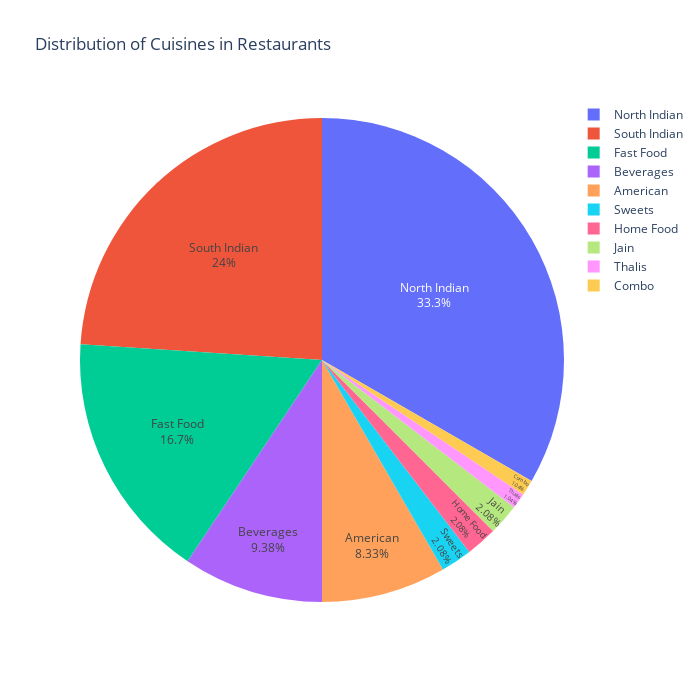

Here is the notebook cell this chart was saved with:
### Code cell
#Pie chart for top 10 Cuisines
fig=px.pie(data_frame=df_Cuisine_analysis,names=df_Cuisine_analysis['Cuisine'][:10],values=df_Cuisine_analysis['Count'][:10],
           title='Distribution of Cuisines in Restaurants',width=700,height=700)
fig.update_traces(textposition='inside',textinfo='percent+label')
fig.show()

### Figure 1 — Plotly figure (JSON) as saved in the notebook; plotly's stock layout.template omitted (floating-point values rounded to 4 significant figures)
{"data": [{"domain": {"x": [0, 1], "y": [0, 1]}, "hovertemplate": "label=%{label}<br>value=%{value}<extra></extra>", "labels": ["Sweets", "North Indian", "Home Food", "Thalis", "Combo", "South Indian", "Fast Food", "Beverages", "Jain", "American"], "legendgroup": "", "name": "", "showlegend": true, "textinfo": "percent+label", "textposition": "inside", "type": "pie", "values": [2, 32, 2, 1, 1, 23, 16, 9, 2, 8]}], "layout": {"height": 700, "legend": {"tracegroupgap": 0}, "title": {"text": "Distribution of Cuisines in Restaurants"}, "width": 700}}
